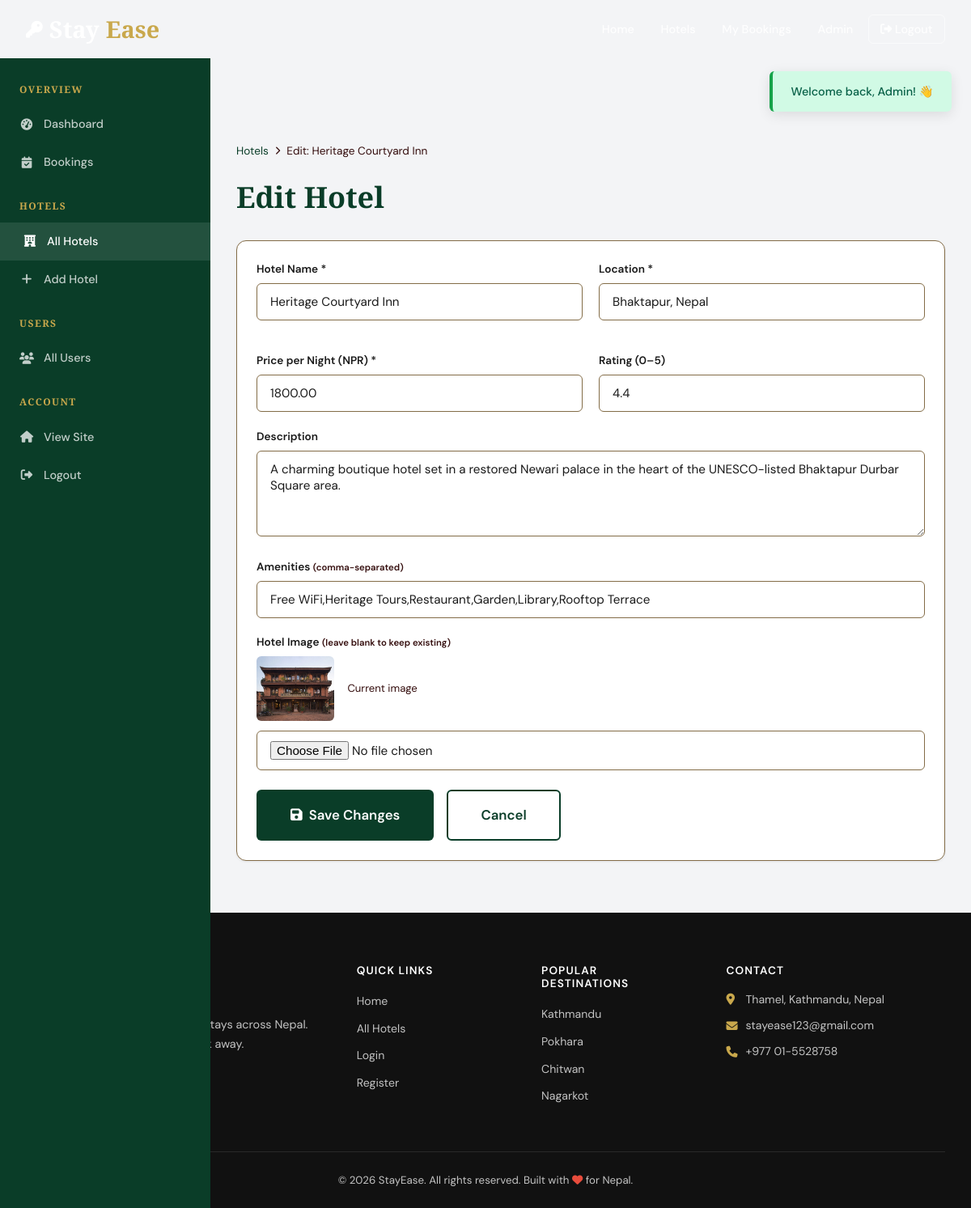
Screenshot of /admin/edit-hotel.php?id=3 (signed in) with the database file from the repository.
### tables this page shows
CREATE TABLE IF NOT EXISTS hotels (
    id          INT AUTO_INCREMENT PRIMARY KEY,
    name        VARCHAR(150)  NOT NULL,
    location    VARCHAR(200)  NOT NULL,
    price       DECIMAL(10,2) NOT NULL,
    rating      DECIMAL(2,1)  DEFAULT 0.0,
    description TEXT,
    amenities   TEXT,
    image       VARCHAR(255)  DEFAULT 'default.jpg',
    created_at  TIMESTAMP DEFAULT CURRENT_TIMESTAMP
);

### admin/edit-hotel.php (the view, shortened to what this page needs)
<?php
require_once '../config.php';
$id = (int)($_GET['id'] ?? 0);
$stmt = $pdo->prepare("SELECT * FROM hotels WHERE id=?");
$stmt->execute([$id]);
$hotel = $stmt->fetch();
$errors = [];
$data   = $hotel;
include '../includes/header.php';
?>
<div style="padding-top:var(--nav-h)">
<div class="admin-layout">
    <nav class="admin-sidebar">
        <h3>Overview</h3>
        <a href="dashboard.php" class="sidebar-link"><i class="fas fa-tachometer-alt"></i> Dashboard</a>
        <a href="bookings.php"  class="sidebar-link"><i class="fas fa-calendar-check"></i> Bookings</a>
        <h3>Hotels</h3>
        <a href="hotels.php"    class="sidebar-link active"><i class="fas fa-hotel"></i> All Hotels</a>
        <a href="add-hotel.php" class="sidebar-link"><i class="fas fa-plus"></i> Add Hotel</a>
        <h3>Users</h3>
        <a href="users.php"     class="sidebar-link"><i class="fas fa-users"></i> All Users</a>
        <h3>Account</h3>
        <a href="<?= SITE_URL ?>/index.php"  class="sidebar-link"><i class="fas fa-home"></i> View Site</a>
        <a href="<?= SITE_URL ?>/logout.php" class="sidebar-link"><i class="fas fa-sign-out-alt"></i> Logout</a>
    </nav>
    <main class="admin-main">
        <div class="admin-header">
            <div>
                <nav class="breadcrumb">
                    <a href="hotels.php">Hotels</a>
                    <i class="fas fa-chevron-right"></i>
                    <span>Edit: <?= htmlspecialchars($hotel['name']) ?></span>
                </nav>
                <h2>Edit Hotel</h2>
            </div>
        </div>
        <div class="admin-section">
            <div class="admin-section-body">
                <form method="POST" enctype="multipart/form-data" data-validate-form novalidate>
                    <div style="display:grid;grid-template-columns:1fr 1fr;gap:1.25rem">
                        <div class="form-group">
                            <label>Hotel Name *</label>
                            <input type="text" name="name" class="form-control <?= isset($errors['name'])?'error':'' ?>"
                                   value="<?= htmlspecialchars($data['name']) ?>"
                                   data-validate="required|minLen:3" data-label="Hotel name">
                        </div>
                        <div class="form-group">
                            <label>Location *</label>
                            <input type="text" name="location" class="form-control <?= isset($errors['location'])?'error':'' ?>"
                                   value="<?= htmlspecialchars($data['location']) ?>"
                                   data-validate="required" data-label="Location">
                        </div>
                        <div class="form-group">
                            <label>Price per Night (NPR) *</label>
                            <input type="number" name="price" class="form-control"
                                   value="<?= htmlspecialchars($data['price']) ?>"
                                   min="1" step="50">
                        </div>
                        <div class="form-group">
                            <label>Rating (0–5)</label>
                            <input type="number" name="rating" class="form-control"
                                   value="<?= htmlspecialchars($data['rating']) ?>"
                                   min="0" max="5" step="0.1">
                        </div>
                    </div>
                    <div class="form-group">
                        <label>Description</label>
                        <textarea name="description" class="form-control" rows="4"><?= htmlspecialchars($data['description']) ?></textarea>
                    </div>
                    <div class="form-group">
                        <label>Amenities <small style="color:var(--clr-text-muted)">(comma-separated)</small></label>
                        <input type="text" name="amenities" class="form-control"
                               value="<?= htmlspecialchars($data['amenities']) ?>">
                    </div>
                    <div class="form-group">
                        <label>Hotel Image <small style="color:var(--clr-text-muted)">(leave blank to keep existing)</small></label>
                        <div style="display:flex;gap:1rem;align-items:center;margin-bottom:.75rem">
                            <img src="<?= SITE_URL ?>/images/hotels/<?= htmlspecialchars($hotel['image']) ?>"
                                 alt="Current" id="imagePreview"
                                 style="height:80px;border-radius:6px;object-fit:cover"
                                 onerror="this.src='https://images.unsplash.com/photo-1566073771259-6a8506099945?w=200&q=60'">
                            <span style="font-size:.82rem;color:var(--clr-text-muted)">Current image</span>
                        </div>
                        <input type="file" id="hotelImage" name="image" class="form-control" accept="image/jpeg,image/png,image/webp">
                    </div>
                    <div style="display:flex;gap:1rem;margin-top:1.5rem">
                        <button type="submit" class="btn btn-primary btn-lg">
                            <i class="fas fa-save"></i> Save Changes
                        </button>
                        <a href="hotels.php" class="btn btn-outline btn-lg">Cancel</a>
                    </div>
                </form>
            </div>
        </div>
    </main>
</div>
</div>
<?php include '../includes/footer.php'; ?>

### css/style.css (style rules this page uses)
:root { --clr-bg: #f4f4f4; --clr-surface: #f2e9e2; --clr-forest: #0A3D28; --clr-bg: #ffffff; --clr-surface: #FFFFFF; --clr-forest: #0a3d28; --clr-forest-lt: #2D6A4F; --clr-gold: #c9a84c; --clr-gold-lt: #E8C97A; --clr-text: #1A1A1A; --clr-text-muted: #340d0d; --clr-border: #836C47; --clr-danger: #DC2626; --clr-success: #16A34A; --clr-warning: #D97706; --font-display: 'Cormorant Garamond', Georgia, serif; --font-body: 'DM Sans', sans-serif; --shadow-sm: 0 1px 3px rgba(0,0,0,.08); --shadow-md: 0 4px 16px rgba(0,0,0,.10); --shadow-lg: 0 8px 32px rgba(0,0,0,.14); --shadow-xl: 0 20px 60px rgba(0,0,0,.18); --radius-sm: 6px; --radius-md: 12px; --radius-lg: 20px; --radius-xl: 32px; --transition: all .25s cubic-bezier(.4,0,.2,1); --nav-h: 72px; }
*, *::before, *::after { box-sizing: border-box; margin: 0; padding: 0; }
html { scroll-behavior: smooth; font-size: 16px; }
body { font-family: var(--font-body); background: var(--clr-bg); color: var(--clr-text); line-height: 1.6; overflow-x: hidden; }
img { display: block; max-width: 100%; object-fit: cover; }
a { color: inherit; text-decoration: none; }
button { font-family: inherit; cursor: pointer; border: none; }
input, select, textarea { font-family: inherit; }
h1, h2, h3, h4, h5 { font-family: var(--font-display); font-weight: 600; line-height: 1.2; color: var(--clr-forest); }
h2 { font-size: clamp(1.6rem, 3vw, 2.6rem); }
h3 { font-size: 1.5rem; }
.btn { display: inline-flex; align-items: center; gap: .5rem; padding: .75rem 1.75rem; border-radius: var(--radius-sm); font-size: .95rem; font-weight: 600; cursor: pointer; transition: var(--transition); white-space: nowrap; border: 2px solid transparent; }
.btn-primary { background: var(--clr-forest); color: white; }
.btn-outline { background: transparent; border: 2px solid var(--clr-forest); color: var(--clr-forest); }
.btn-lg { padding: 1rem 2.5rem; font-size: 1.05rem; }
.form-group { margin-bottom: 1.2rem; }
.form-group label { display: block; font-size: .85rem; font-weight: 600; color: var(--clr-text); margin-bottom: .4rem; }
.form-control { width: 100%; padding: .75rem 1rem; border: 1.5px solid var(--clr-border); border-radius: var(--radius-sm); font-size: .95rem; color: var(--clr-text); background: var(--clr-bg); transition: var(--transition); outline: none; }
.admin-layout { display: flex; min-height: 100vh; padding-top: var(--nav-h); }
.admin-sidebar { width: 260px; background: var(--clr-forest); color: white; padding: 2rem 0; position: fixed; top: var(--nav-h); bottom: 0; overflow-y: auto; }
.admin-sidebar h3 { color: var(--clr-gold); font-size: .75rem; letter-spacing: .12em; text-transform: uppercase; padding: 0 1.5rem; margin-bottom: .75rem; margin-top: 1.5rem; }
.admin-sidebar h3:first-child { margin-top: 0; }
.sidebar-link { display: flex; align-items: center; gap: .75rem; padding: .75rem 1.5rem; color: rgba(255,255,255,.75); font-size: .9rem; font-weight: 500; transition: var(--transition); }
.sidebar-link:hover, .sidebar-link.active { background: rgba(255,255,255,.1); color: white; padding-left: 1.75rem; }
.sidebar-link i { width: 18px; text-align: center; }
.admin-main { margin-left: 260px; flex: 1; padding: 2rem; }
.admin-header { display: flex; align-items: center; justify-content: space-between; margin-bottom: 2rem; }
.admin-section { background: white; border-radius: var(--radius-md); box-shadow: var(--shadow-sm); border: 1px solid var(--clr-border); overflow: hidden; margin-bottom: 2rem; }
.admin-section-body { padding: 1.5rem; }
.breadcrumb { display: flex; align-items: center; gap: .5rem; font-size: .85rem; color: var(--clr-text-muted); margin-bottom: 1.5rem; }
.breadcrumb a { color: var(--clr-forest); }
.breadcrumb i { font-size: .65rem; }

### admin/edit-hotel.php (style rules this page uses)
body { background:#F3F4F6 }

### rows the page displays
hotels: name "Heritage Courtyard Inn", location "Bhaktapur, Nepal", price "1800.00", rating "4.4", description "A charming boutique hotel set in a restored Newari palace in the heart of the UNESCO-listed Bhaktapur Durbar Square area.", amenities "Free WiFi,Heritage Tours,Restaurant,Garden,Library,Rooftop Terrace", image (picture)

### other values shown
$data['msg'] "Welcome back, Admin! 👋"
SITE_NAME "StayEase"
